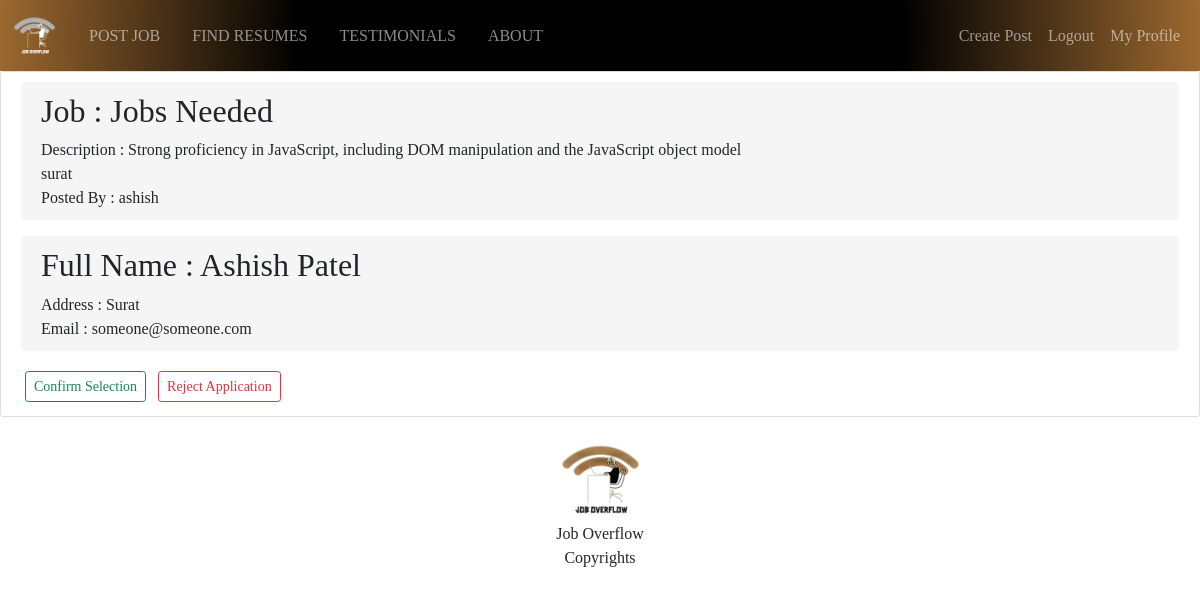
Page /jobs/application/1/ (signed in) on the earlier database version.
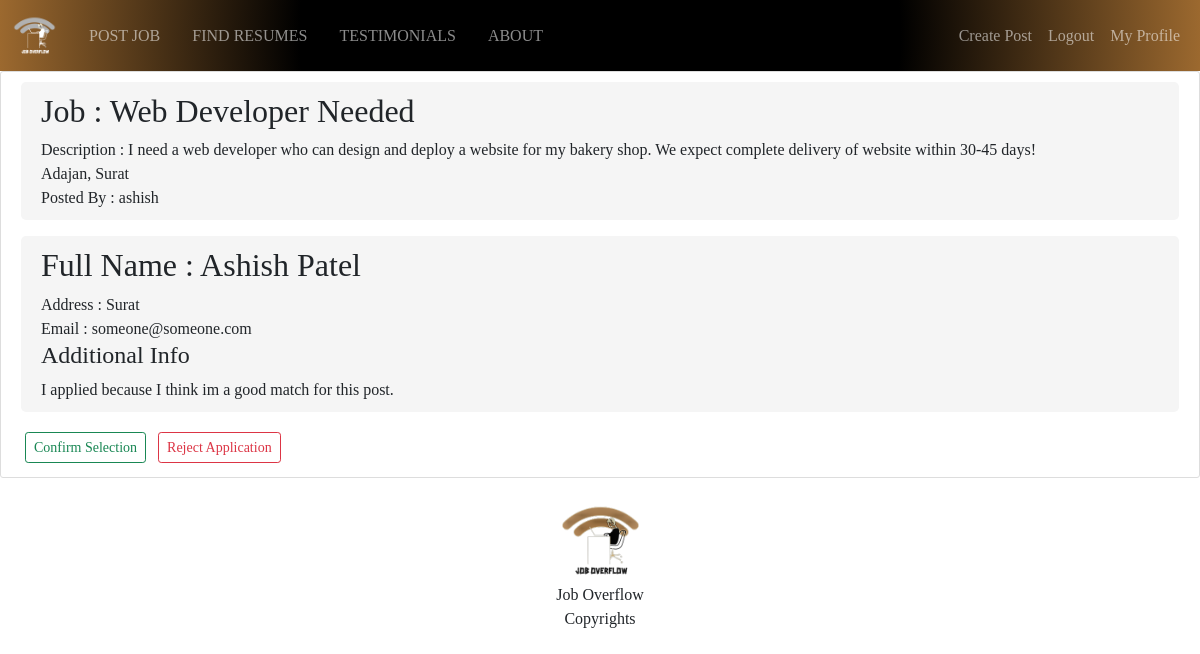
Same page on the later database version.
### jobs/models.py (models this page shows, shortened)
class JobPost(models.Model):
    title = models.CharField(max_length=200)
    description = models.TextField()
    recruiter = models.ForeignKey(User, on_delete=models.CASCADE)
    company = models.CharField(max_length=200, default="", null=True)
    stipend = models.FloatField(blank=True, null=True)
    location = models.CharField(max_length=255)
    link = models.URLField(null=True, blank=True)
    date_posted = models.DateTimeField(default=timezone.now)
    skills_req = models.CharField(
        max_length=200, default="No skills required.", null=True)

class JobApplication(models.Model):
    job = models.ForeignKey(
        JobPost, related_name='job_application', on_delete=models.CASCADE)
    applicant = models.ForeignKey(
        User, related_name='job_applicant', on_delete=models.CASCADE)
    date_applied = models.DateTimeField(default=timezone.now)
    full_name = models.CharField(max_length=200, blank=False)
    address = models.CharField(max_length=255, blank=False)
    resume = models.FileField(
        null=True, upload_to="applicant_resumes", blank=True)
    email = models.EmailField(blank=False)
    additional_info = models.CharField(max_length=500, blank=True)

### jobs/views.py (the view)
def view_applications(request, pk):
    obj = JobApplication.objects.filter(id=pk)
    logged_user = request.user
    rec = obj.first().job.recruiter
    if logged_user == rec:
        is_rec = 1
    context = {
        'applications': obj,
        'object': JobPost.objects.filter(id=pk).first(),
        'is_recruiter': is_rec
    }
    return render(request, 'jobs/view_applications.html', context)

### jobs/templates/jobs/view_applications.html (shortened to what this page needs)
{% extends 'jobs/base.html' %} {% block content %}
<article class="content-section">
	<div class="job-update">
		<h2 class="article-title">Job : {{ object.title }}</h2>
		<p class="article-content">Description : {{ object.description }}</p>
		<p class="font-weight-bold">{{ object.location }}</p>
		<p class="font-weight-light">Posted By : {{ object.recruiter }}</p>
	</div>
	{% if is_recruiter %} {% for application in applications %}
	<div class="job-update my-3">
		<h2 class="article-title">Full Name : {{ application.full_name }}</h2>
		<p class="article-content">Address : {{ application.address }}</p>
		<p class="font-weight-light">Email : {{ application.email }}</p>
		{% if application.additional_info %}
		<h4>Additional Info</h4>
		<p class="font-weight-light">{{ application.additional_info }}</p>
		{% endif %}
	</div>
	<div>
		<a class="btn btn-sm btn-outline-success my-1 mx-1" href="#"
			>Confirm Selection</a
		>
		<a class="btn btn-sm btn-outline-danger my-1 mx-1" href="#"
			>Reject Application</a
		>
	</div>
	{% endfor %} {% endif %}
</article>
{% endblock content %}

Differences in the rows shown:
changed JobPost "ashish": title "Jobs Needed" → "Web Developer Needed"; description "Strong proficiency in JavaScript, including DOM manipulation and the JavaScript object model" → "I need a web developer who can design and deploy a website for my bakery shop. We expect complete delivery of website within 30-45 days!"; location "surat" → "Adajan, Surat"
changed JobApplication "Ashish Patel": additional_info (not shown) → "I applied because I think im a good match for this post."
